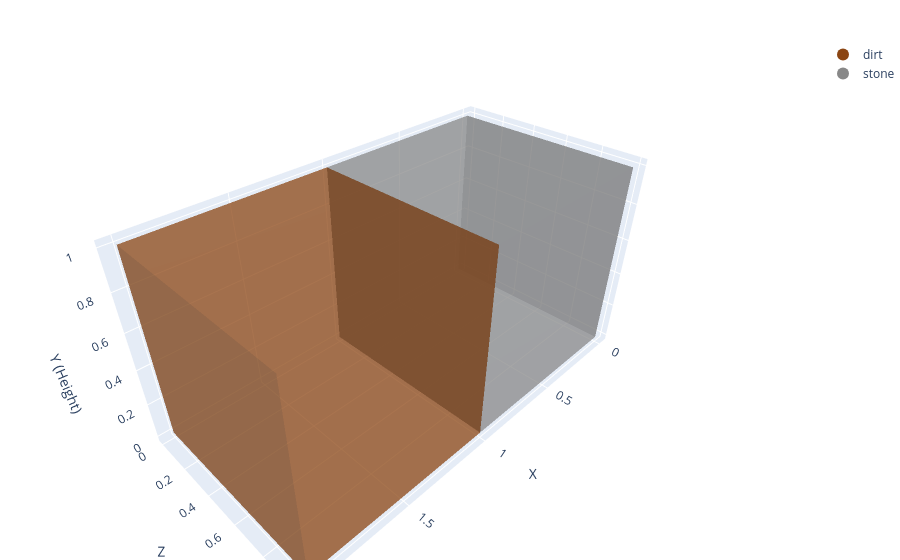

Source (notebook cell):
### Markdown cell above
# `is_all_material_equal_to`

### Code cell
from eval_code.material import is_all_material_equal_to

coords = [
    {"x": 0, "y": 0, "z": 0, "material": "stone"},
    {"x": 1, "y": 0, "z": 0, "material": "dirt"},
]

assert False == is_all_material_equal_to(coords, expected_material="stone")
plotly_blocks.plot(coords)

### Figure 1 — Plotly figure (JSON) as saved in the notebook; plotly's stock layout.template omitted (floating-point values rounded to 4 significant figures)
{"data": [{"facecolor": ["#888888", "#888888", "#888888", "#888888", "#888888", "#888888", "#888888", "#888888", "#888888", "#888888", "#888888", "#888888", "#8B4513", "#8B4513", "#8B4513", "#8B4513", "#8B4513", "#8B4513", "#8B4513", "#8B4513", "#8B4513", "#8B4513", "#8B4513", "#8B4513"], "flatshading": true, "i": [0, 0, 4, 4, 0, 0, 2, 2, 1, 1, 0, 0, 8, 8, 12, 12, 8, 8, 10, 10, 9, 9, 8, 8], "j": [1, 2, 5, 6, 1, 5, 3, 7, 2, 6, 3, 7, 9, 10, 13, 14, 9, 13, 11, 15, 10, 14, 11, 15], "k": [2, 3, 6, 7, 5, 4, 7, 6, 6, 5, 7, 4, 10, 11, 14, 15, 13, 12, 15, 14, 14, 13, 15, 12], "opacity": 0.5, "type": "mesh3d", "x": [0, 1, 1, 0, 0, 1, 1, 0, 1, 2, 2, 1, 1, 2, 2, 1], "y": [0, 0, 0, 0, 1, 1, 1, 1, 0, 0, 0, 0, 1, 1, 1, 1], "z": [0, 0, 1, 1, 0, 0, 1, 1, 0, 0, 1, 1, 0, 0, 1, 1]}, {"marker": {"color": "#8B4513", "size": 8}, "mode": "markers", "name": "dirt", "showlegend": true, "type": "scatter3d", "x": [null], "y": [null], "z": [null]}, {"marker": {"color": "#888888", "size": 8}, "mode": "markers", "name": "stone", "showlegend": true, "type": "scatter3d", "x": [null], "y": [null], "z": [null]}], "layout": {"legend": {"itemsizing": "constant"}, "margin": {"b": 0, "l": 0, "r": 0, "t": 40}, "scene": {"aspectmode": "data", "xaxis": {"title": {"text": "X"}}, "yaxis": {"title": {"text": "Z"}}, "zaxis": {"title": {"text": "Y (Height)"}}}, "title": {"text": ""}}}
